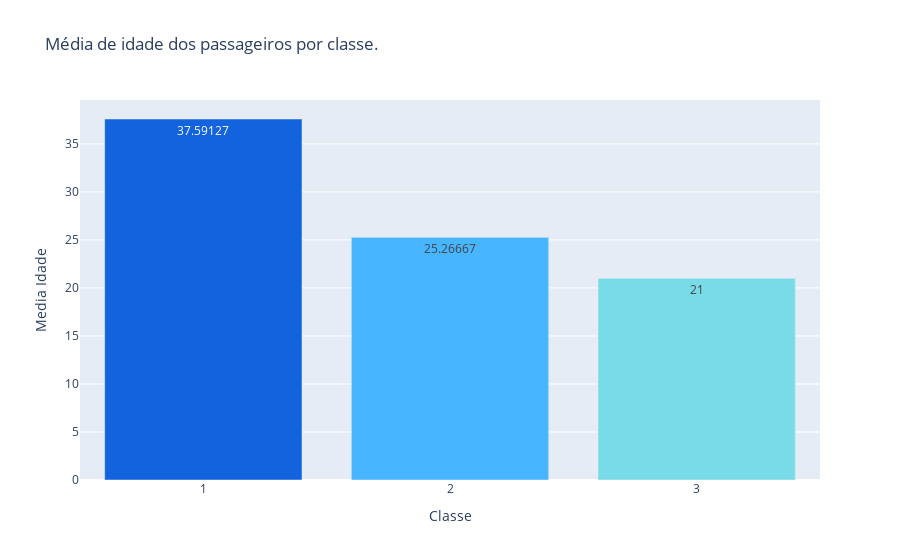
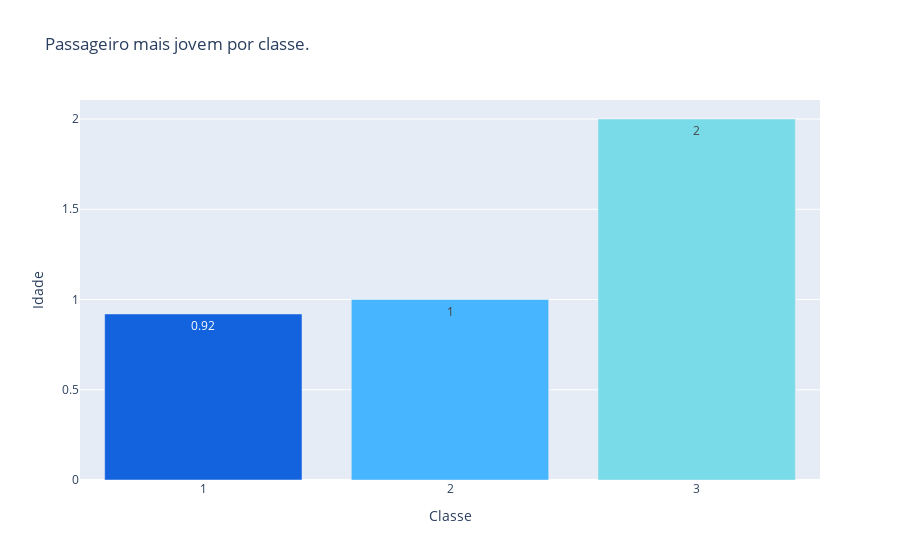
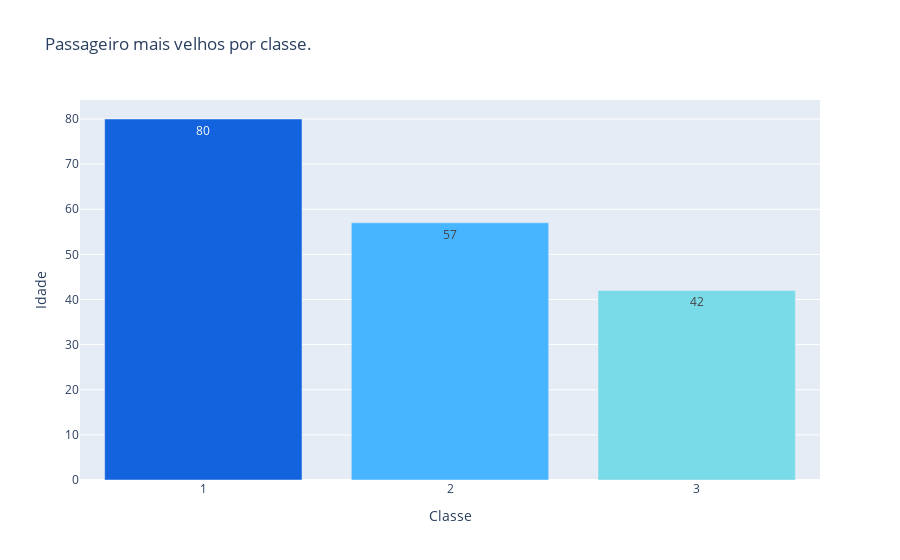

Notebook source saved alongside these figures, in order:
### Markdown cell above
<h1 style="text-align:center;color:red;">Colunas Relacionadas</h1>

### Code cell
class_age = df_new.groupby('pclass')['age'].mean()
fig = px.bar(class_age, x=class_age.index, y=class_age.values, 
             title='Média de idade dos passageiros por classe.',
             color=class_age.index,
            color_continuous_scale=["#1363DF", "#47B5FF", "#79DAE8"],
            text_auto=True)
fig.update_layout(
    xaxis_title="Classe",
    yaxis_title="Media Idade", 
    xaxis_type='category'
    )
fig.update_coloraxes(showscale=False)
fig.show()

class_age_min = df_new.groupby('pclass')['age'].min()
fig = px.bar(class_age_min, x=class_age_min.index, y=class_age_min.values, 
             title='Passageiro mais jovem por classe.',
             color=class_age_min.index,
            color_continuous_scale=["#1363DF", "#47B5FF", "#79DAE8"],
            text_auto=True)
fig.update_layout(
    xaxis_title="Classe",
    yaxis_title="Idade", 
    xaxis_type='category'
    )
fig.update_coloraxes(showscale=False)
fig.show()

class_age_max = df_new.groupby('pclass')['age'].max()
fig = px.bar(class_age_max, x=class_age_max.index, y=class_age_max.values, 
             title='Passageiro mais velhos por classe.',
             color=class_age_max.index,
            color_continuous_scale=["#1363DF", "#47B5FF", "#79DAE8"],
            text_auto=True)
fig.update_layout(
    xaxis_title="Classe",
    yaxis_title="Idade", 
    xaxis_type='category'
    )
fig.update_coloraxes(showscale=False)
fig.show()

### Figure 1 — Plotly figure (JSON) as saved in the notebook; plotly's stock layout.template omitted (floating-point values rounded to 4 significant figures)
{"data": [{"alignmentgroup": "True", "hovertemplate": "pclass=%{marker.color}<br>y=%{y}<extra></extra>", "legendgroup": "", "marker": {"color": [1, 2, 3], "coloraxis": "coloraxis", "pattern": {"shape": ""}}, "name": "", "offsetgroup": "", "orientation": "v", "showlegend": false, "textposition": "auto", "texttemplate": "%{y}", "type": "bar", "x": [1, 2, 3], "xaxis": "x", "y": [37.59, 25.27, 21], "yaxis": "y"}], "layout": {"barmode": "relative", "coloraxis": {"colorbar": {"title": {"text": "pclass"}}, "colorscale": [[0, "#1363DF"], [0.5, "#47B5FF"], [1, "#79DAE8"]], "showscale": false}, "legend": {"tracegroupgap": 0}, "title": {"text": "Média de idade dos passageiros por classe."}, "xaxis": {"anchor": "y", "domain": [0, 1], "title": {"text": "Classe"}, "type": "category"}, "yaxis": {"anchor": "x", "domain": [0, 1], "title": {"text": "Media Idade"}}}}

### Figure 2 — Plotly figure (JSON) as saved in the notebook; plotly's stock layout.template omitted (floating-point values rounded to 4 significant figures)
{"data": [{"alignmentgroup": "True", "hovertemplate": "pclass=%{marker.color}<br>y=%{y}<extra></extra>", "legendgroup": "", "marker": {"color": [1, 2, 3], "coloraxis": "coloraxis", "pattern": {"shape": ""}}, "name": "", "offsetgroup": "", "orientation": "v", "showlegend": false, "textposition": "auto", "texttemplate": "%{y}", "type": "bar", "x": [1, 2, 3], "xaxis": "x", "y": [0.92, 1, 2], "yaxis": "y"}], "layout": {"barmode": "relative", "coloraxis": {"colorbar": {"title": {"text": "pclass"}}, "colorscale": [[0, "#1363DF"], [0.5, "#47B5FF"], [1, "#79DAE8"]], "showscale": false}, "legend": {"tracegroupgap": 0}, "title": {"text": "Passageiro mais jovem por classe."}, "xaxis": {"anchor": "y", "domain": [0, 1], "title": {"text": "Classe"}, "type": "category"}, "yaxis": {"anchor": "x", "domain": [0, 1], "title": {"text": "Idade"}}}}

### Figure 3 — Plotly figure (JSON) as saved in the notebook; plotly's stock layout.template omitted (floating-point values rounded to 4 significant figures)
{"data": [{"alignmentgroup": "True", "hovertemplate": "pclass=%{marker.color}<br>y=%{y}<extra></extra>", "legendgroup": "", "marker": {"color": [1, 2, 3], "coloraxis": "coloraxis", "pattern": {"shape": ""}}, "name": "", "offsetgroup": "", "orientation": "v", "showlegend": false, "textposition": "auto", "texttemplate": "%{y}", "type": "bar", "x": [1, 2, 3], "xaxis": "x", "y": [80, 57, 42], "yaxis": "y"}], "layout": {"barmode": "relative", "coloraxis": {"colorbar": {"title": {"text": "pclass"}}, "colorscale": [[0, "#1363DF"], [0.5, "#47B5FF"], [1, "#79DAE8"]], "showscale": false}, "legend": {"tracegroupgap": 0}, "title": {"text": "Passageiro mais velhos por classe."}, "xaxis": {"anchor": "y", "domain": [0, 1], "title": {"text": "Classe"}, "type": "category"}, "yaxis": {"anchor": "x", "domain": [0, 1], "title": {"text": "Idade"}}}}
